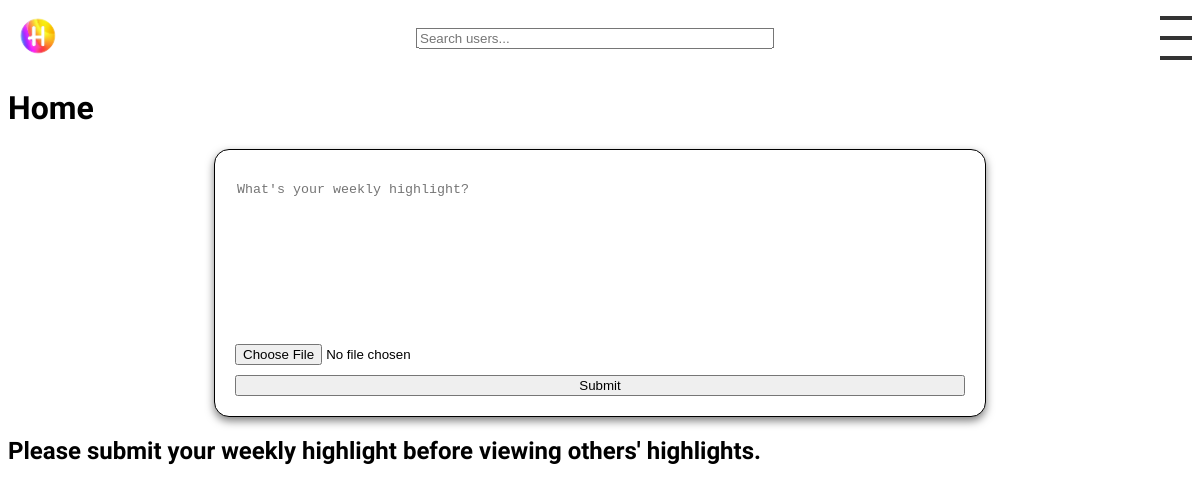
Page / (signed in) on the earlier database version.
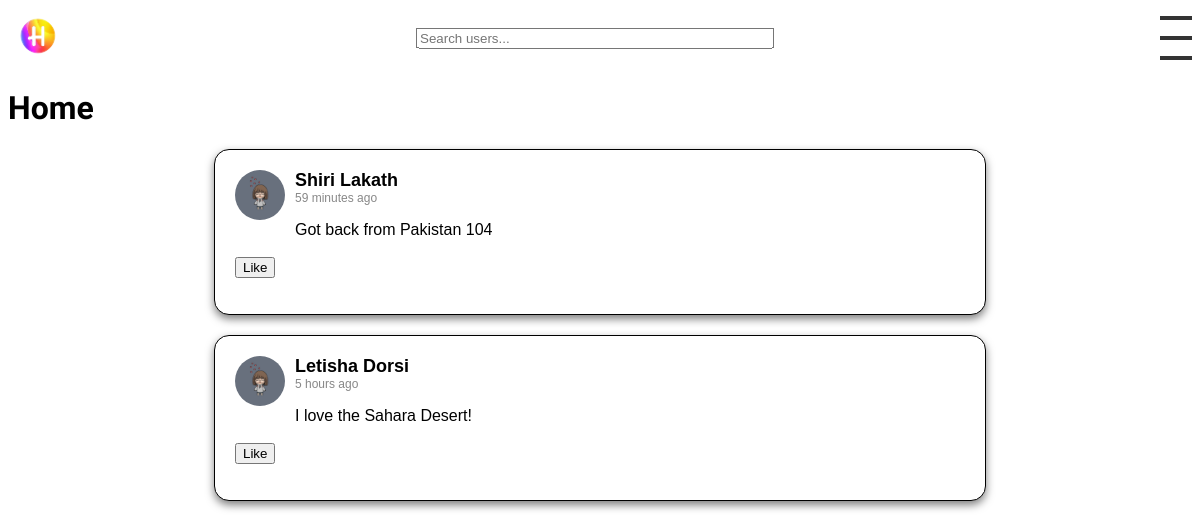
Same page on the later database version.
### posts/models.py (models this page shows, shortened)
class Post(models.Model):
    user = models.ForeignKey(User, on_delete=models.CASCADE, related_name='posts')
    text = models.TextField()
    image = models.ImageField(upload_to='images/', blank=True, null=True)
    likes = models.ManyToManyField(User, related_name='likes', blank=True)
    created_at = models.DateTimeField(auto_now_add=True)

class Profile(models.Model):
    user = models.OneToOneField(User, on_delete=models.CASCADE)
    image = models.ImageField(upload_to='profile_pics/', default='profile_pics/ProfilePic.jpg', blank=True)
    location = models.CharField(max_length=30, blank=True)
    bio = models.TextField(blank=True)
    friends = models.ManyToManyField("self")
    last_post_time = models.DateTimeField(default=timezone.now)

### posts/views.py (the view, shortened to what this page needs)
# urls.py: 2. Add a URL to urlpatterns:  path('', views.home, name='home')
def home(request):
    can_post = True
    form = PostForm()
    user_has_posted = False
    if request.user.is_authenticated:
        user_has_posted = Post.objects.filter(user=request.user, created_at__gte=timezone.now()-timedelta(weeks=1)).exists()
        if user_has_posted:
            can_post = False
    colors = ['yellow', 'pink', 'green', 'orange', 'blue']
    shuffled_colors = list(itertools.islice(itertools.cycle(colors), 150))  # Adjust 150 as per your need
    random.shuffle(shuffled_colors)
    if request.user.is_authenticated:
        if user_has_posted:
            posts = Post.objects.exclude(user=request.user).exclude(likes=request.user).order_by('-created_at')
        else:
            posts = Post.objects.none()
        template = 'loggedin.html'
    else:
        posts = Post.objects.all().order_by('-created_at')
        template = 'home.html'
    context = {
    'form': form,
    'posts': posts,
    'shuffled_colors': shuffled_colors,
    'can_post': can_post,
    'user_has_posted': user_has_posted,
}
    if template == 'home.html':
        context['is_home'] = True
    return render(request, template, context)

### posts/forms.py
class PostForm(forms.ModelForm):
    class Meta:
        model = Post
        fields = ['text', 'image']
    def __init__(self, *args, **kwargs):
        super().__init__(*args, **kwargs)
        self.fields['text'].widget = forms.Textarea(attrs={'placeholder': 'What\'s your weekly highlight?'})

### posts/templatetags/my_filters.py (called while the page is built)
@register.filter
def custom_date(value):
    now = timezone.now()
    diff = now - value
    if diff.days <= 0 and diff.seconds < 3600:
        return str(diff.seconds//60) + " minutes ago"
    elif diff.days <= 0 and diff.seconds >= 3600:
        return str(diff.seconds//3600) + " hours ago"
    elif diff.days >= 1 and diff.days < 7:
        return str(diff.days) + " days ago"
    else:
        return value.strftime("%B %d, %Y")  # If more than a week ago, return a formatted date

### posts/templates/loggedin.html (shortened to what this page needs)
{% extends 'base.html' %}
{% load static %}
{% block content %}
  <h1>Home</h1>
  <link rel="stylesheet" type="text/css" href="{% static 'css/form.css' %}">
  {% if can_post %}
  <div class="post">
    <form method="post" enctype="multipart/form-data">
      {{ form.text }}
      {{ form.image }}
      <button type="submit">Submit</button>
    </form>
  </div>
  {% endif %}
  {% if user_has_posted %}
    {% for post in posts %}
    {% include 'post.html' with post=post show_like_button=True %}
    {% endfor %}
  {% else %}
    <h2>Please submit your weekly highlight before viewing others' highlights.</h2>
  {% endif %}
{% endblock %}

### posts/templates/base.html (shortened to what this page needs)
{% load static %}
<!DOCTYPE html>
<html>
<head>
    <link rel="stylesheet" type="text/css" href="{% static 'css/fonts.css' %}">
</head>
<body>
    <header>
        {% if not is_home %}
            {% include 'navbar.html' %}
        {% endif %}
    </header>
    <div class="content-wrapper">
        {% block content %}{% endblock %}
    </div>
</body>
</html>

### posts/templates/navbar.html (shortened to what this page needs)
{% load static %}
<link rel="stylesheet" type="text/css" href="{% static 'css/navbar.css' %}">
<nav>
    <div class="nav-icon">
        <a href="{% url 'home' %}">
            <img src="{% static 'images/Highlight_logo_TransparentBackground.png' %}" alt="Highlight Logo">
        </a>
    </div>
    <div id="search" class="search">
        {% if request.user.is_authenticated %}
            <input id="search-input" type="text" placeholder="Search users..." autocomplete="off">
        {% endif %}
    </div>
    {% if request.user.is_authenticated %}
        <div class="hamburger-menu">
            <div></div>
            <div></div>
            <div></div>
        </div>
    {% else %}
        <div class="auth-buttons">
            <a href="{% url 'login' %}">Login</a>
            <a href="{% url 'register' %}">Sign up</a>
        </div>
    {% endif %}
</nav>

### posts/templates/post.html (shortened to what this page needs)
{% load static %}
{% load my_filters %}
<link rel="stylesheet" type="text/css" href="{% static 'css/post.css' %}">
<div class="post">
    <div class="post-top">
        <a href="{% url 'view_profile' post.user.username %}">
            <img src="{{ post.user.profile.image.url }}" alt="User Avatar" class="avatar">
        </a>
        <div class="post-content">
            <div class="user-detail">
                <a href="{% url 'view_profile' post.user.username %}" class="username">{{ post.user.first_name }} {{ post.user.last_name }}</a>
                <span class="timestamp">{{ post.created_at|custom_date }}</span>
            </div>
            <p class="post-text">{{ post.text }}</p>
        </div>
    </div>
    {% if show_like_button %}
        <div class="interaction-icons">
            <button class="like-button" data-id="{{ post.id }}">
                {% if request.user in post.likes.all %}
                    Unlike
                {% else %}
                    Like
                {% endif %}
            </button>
        </div>
    {% endif %}
</div>

### posts/static/css/navbar.css (style rules this page uses)
header, footer { z-index: 2; position: relative; }
nav { display: flex; justify-content: space-between; align-items: center; box-sizing: border-box; position: relative; height: 60px; }
.nav-icon { position: absolute; top: 0; bottom: 0; display: flex; align-items: center; }
.nav-icon img { width: 60px; height: auto; }
#search { position: absolute; left: 50%; top: 50%; transform: translate(-50%, -50%); }
.hamburger-menu { position: absolute; right: 0px; top: 0; bottom: 0; display: flex; flex-direction: column; justify-content: space-around; align-items: center; cursor: pointer; z-index: 2; }
.hamburger-menu div { width: 2rem; height: 0.25rem; background-color: #333; }
#search-input { width: 350px; margin-right: 10px; }

### posts/static/css/form.css (style rules this page uses)
.post { background-color: white; border: 1px solid black; box-shadow: 0px 4px 8px rgba(0, 0, 0, 0.5); border-radius: 15px; margin-bottom: 20px; padding: 20px; font-family: Arial, sans-serif; max-width: 90%; margin: 20px auto; width: 730px; }

### posts/static/css/post.css (style rules this page uses)
.post { background-color: white; border: 1px solid black; box-shadow: 0px 4px 8px rgba(0, 0, 0, 0.5); border-radius: 15px; margin-bottom: 20px; padding: 20px; font-family: Arial, sans-serif; max-width: 90%; margin: 20px auto; width: 730px; }
.post-top { display: flex; align-items: flex-start; }
.avatar { width: 50px; height: 50px; border-radius: 50%; margin-right: 10px; }
.username { color: black; font-size: 18px; font-weight: bold; }
.post-text { color: black; font-size: 16px; margin-bottom: 15px; }
.interaction-icons { color: rgb(255, 204, 153); font-size: 20px; margin-bottom: 15px; }
.timestamp { color: #888; font-size: 12px; text-align: left; }
.user-detail { display: flex; flex-direction: column; justify-content: center; align-items: flex-start; }
.post-content { display: flex; flex-direction: column; justify-content: center; align-items: flex-start; }
.username { color: black; font-size: 18px; font-weight: bold; text-decoration: none; }
.avatar { width: 50px; height: 50px; border-radius: 50%; margin-right: 10px; transition: filter 0.3s; }

Differences in the rows shown:
added Post: user.profile.image (picture), user.first_name "Shiri", user.last_name "Lakath", created_at|custom_date "59 minutes ago", text "Got back from Pakistan 104", shows "Like"
added Post: user.profile.image (picture), user.first_name "Letisha", user.last_name "Dorsi", created_at|custom_date "5 hours ago", text "I love the Sahara Desert!", shows "Like"
Other differences:
text no longer shown: "Submit Please submit your weekly highlight before viewing others' highlights."
